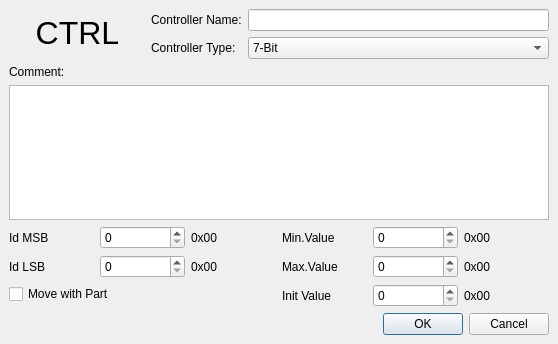
<ui version="4.0" >
 <class>DefineMidiCtrlBase</class>
 <widget class="QDialog" name="DefineMidiCtrlBase" >
  <property name="geometry" >
   <rect>
    <x>0</x>
    <y>0</y>
    <width>558</width>
    <height>344</height>
   </rect>
  </property>
  <property name="windowTitle" >
   <string>Dialog</string>
  </property>
  <layout class="QVBoxLayout" >
   <property name="margin" >
    <number>9</number>
   </property>
   <property name="spacing" >
    <number>6</number>
   </property>
   <item>
    <layout class="QGridLayout" >
     <property name="margin" >
      <number>0</number>
     </property>
     <property name="spacing" >
      <number>6</number>
     </property>
     <item rowspan="2" row="0" column="0" >
      <widget class="QLabel" name="label_13" >
       <property name="font" >
        <font>
         <pointsize>24</pointsize>
         <weight>75</weight>
         <bold>true</bold>
        </font>
       </property>
       <property name="frameShadow" >
        <enum>QFrame::Raised</enum>
       </property>
       <property name="lineWidth" >
        <number>5</number>
       </property>
       <property name="text" >
        <string>&lt;html>&lt;head>&lt;meta name="qrichtext" content="1" />&lt;style type="text/css">
p, li { white-space: pre-wrap; }
&lt;/style>&lt;/head>&lt;body style=" font-family:'Arial'; font-size:24pt; font-weight:600; font-style:normal; text-decoration:none;">
&lt;p style=" margin-top:0px; margin-bottom:0px; margin-left:0px; margin-right:0px; -qt-block-indent:0; text-indent:0px;">&lt;span style=" font-weight:400;">   &lt;/span>&lt;span style=" font-weight:400;">CTRL   &lt;/span>&lt;/p>&lt;/body>&lt;/html></string>
       </property>
      </widget>
     </item>
     <item row="0" column="1" >
      <widget class="QLabel" name="label_2" >
       <property name="text" >
        <string>Controller Name:</string>
       </property>
      </widget>
     </item>
     <item row="0" column="2" >
      <widget class="QLineEdit" name="controllerName" />
     </item>
     <item row="1" column="1" >
      <widget class="QLabel" name="label" >
       <property name="text" >
        <string>Controller Type:</string>
       </property>
      </widget>
     </item>
     <item row="1" column="2" >
      <widget class="QComboBox" name="controllerType" >
       <item>
        <property name="text" >
         <string>7-Bit</string>
        </property>
       </item>
       <item>
        <property name="text" >
         <string>14-Bit</string>
        </property>
       </item>
       <item>
        <property name="text" >
         <string>7-Bit RPN</string>
        </property>
       </item>
       <item>
        <property name="text" >
         <string>14-Bit RPN</string>
        </property>
       </item>
       <item>
        <property name="text" >
         <string>7-Bit NRPN</string>
        </property>
       </item>
       <item>
        <property name="text" >
         <string>14-Bit NRPN</string>
        </property>
       </item>
      </widget>
     </item>
    </layout>
   </item>
   <item>
    <widget class="QLabel" name="label_14" >
     <property name="text" >
      <string>Comment:</string>
     </property>
    </widget>
   </item>
   <item>
    <widget class="QTextEdit" name="controllerComment" />
   </item>
   <item>
    <layout class="QHBoxLayout" >
     <property name="margin" >
      <number>0</number>
     </property>
     <property name="spacing" >
      <number>6</number>
     </property>
     <item>
      <layout class="QGridLayout" >
       <property name="margin" >
        <number>0</number>
       </property>
       <property name="spacing" >
        <number>6</number>
       </property>
       <item row="0" column="2" >
        <widget class="QLabel" name="label_8" >
         <property name="text" >
          <string>0x00</string>
         </property>
        </widget>
       </item>
       <item row="1" column="1" >
        <widget class="QSpinBox" name="lsbId" />
       </item>
       <item row="1" column="0" >
        <widget class="QLabel" name="label_4" >
         <property name="text" >
          <string>Id LSB</string>
         </property>
        </widget>
       </item>
       <item row="1" column="2" >
        <widget class="QLabel" name="label_9" >
         <property name="text" >
          <string>0x00</string>
         </property>
        </widget>
       </item>
       <item row="0" column="1" >
        <widget class="QSpinBox" name="msbId" />
       </item>
       <item row="0" column="0" >
        <widget class="QLabel" name="label_3" >
         <property name="text" >
          <string>Id MSB</string>
         </property>
        </widget>
       </item>
       <item row="2" column="0" colspan="2" >
        <widget class="QCheckBox" name="moveWithPart" >
         <property name="text" >
          <string>Move with Part</string>
         </property>
        </widget>
       </item>
      </layout>
     </item>
     <item>
      <layout class="QGridLayout" >
       <property name="margin" >
        <number>0</number>
       </property>
       <property name="spacing" >
        <number>6</number>
       </property>
       <item row="2" column="1" >
        <widget class="QSpinBox" name="initVal" />
       </item>
       <item row="2" column="2" >
        <widget class="QLabel" name="label_12" >
         <property name="text" >
          <string>0x00</string>
         </property>
        </widget>
       </item>
       <item row="1" column="2" >
        <widget class="QLabel" name="label_11" >
         <property name="text" >
          <string>0x00</string>
         </property>
        </widget>
       </item>
       <item row="2" column="0" >
        <widget class="QLabel" name="label_7" >
         <property name="text" >
          <string>Init Value</string>
         </property>
        </widget>
       </item>
       <item row="1" column="1" >
        <widget class="QSpinBox" name="maxVal" />
       </item>
       <item row="0" column="0" >
        <widget class="QLabel" name="label_5" >
         <property name="text" >
          <string>Min.Value</string>
         </property>
        </widget>
       </item>
       <item row="0" column="1" >
        <widget class="QSpinBox" name="minVal" />
       </item>
       <item row="1" column="0" >
        <widget class="QLabel" name="label_6" >
         <property name="text" >
          <string>Max.Value</string>
         </property>
        </widget>
       </item>
       <item row="0" column="2" >
        <widget class="QLabel" name="label_10" >
         <property name="text" >
          <string>0x00</string>
         </property>
        </widget>
       </item>
      </layout>
     </item>
    </layout>
   </item>
   <item>
    <widget class="QDialogButtonBox" name="okButton" >
     <property name="orientation" >
      <enum>Qt::Horizontal</enum>
     </property>
     <property name="standardButtons" >
      <set>QDialogButtonBox::Cancel|QDialogButtonBox::NoButton|QDialogButtonBox::Ok</set>
     </property>
    </widget>
   </item>
  </layout>
 </widget>
 <resources/>
 <connections>
  <connection>
   <sender>okButton</sender>
   <signal>accepted()</signal>
   <receiver>DefineMidiCtrlBase</receiver>
   <slot>accept()</slot>
   <hints>
    <hint type="sourcelabel" >
     <x>248</x>
     <y>254</y>
    </hint>
    <hint type="destinationlabel" >
     <x>157</x>
     <y>274</y>
    </hint>
   </hints>
  </connection>
  <connection>
   <sender>okButton</sender>
   <signal>rejected()</signal>
   <receiver>DefineMidiCtrlBase</receiver>
   <slot>reject()</slot>
   <hints>
    <hint type="sourcelabel" >
     <x>316</x>
     <y>260</y>
    </hint>
    <hint type="destinationlabel" >
     <x>286</x>
     <y>274</y>
    </hint>
   </hints>
  </connection>
 </connections>
</ui>
